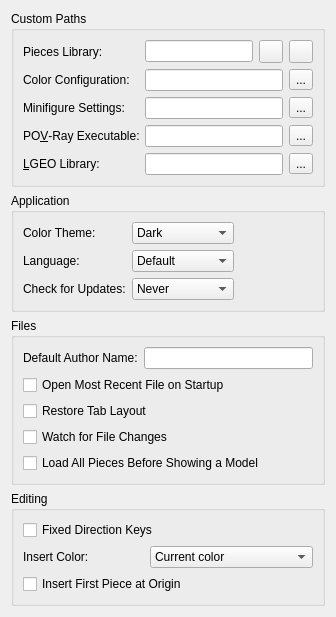
     <widget class="QWidget" name="tabGeneral">
      <property name="whatsThis">
       <string>&lt;p&gt;&lt;b&gt;General Preferences&lt;/b&gt;&lt;/p&gt;&lt;p&gt;Set application behavior and custom library, configuration, and renderer paths. Leave optional configuration paths empty to use the built-in settings.&lt;/p&gt;</string>
      </property>
      <attribute name="title">
       <string>General</string>
      </attribute>
      <layout class="QFormLayout" name="formLayout">
       <property name="fieldGrowthPolicy">
        <enum>QFormLayout::FieldGrowthPolicy::ExpandingFieldsGrow</enum>
       </property>
       <item row="0" column="0" colspan="2">
        <widget class="QGroupBox" name="CustomPathsGroup">
         <property name="title">
          <string>Custom Paths</string>
         </property>
         <layout class="QFormLayout" name="formLayout_2">
          <item row="0" column="0">
           <widget class="QLabel" name="label_5">
            <property name="toolTip">
             <string>Choose a piece-library folder or supported archive to load after restarting LeoCAD+.</string>
            </property>
            <property name="text">
             <string>Pieces Library:</string>
            </property>
            <property name="buddy">
             <cstring>partsLibrary</cstring>
            </property>
           </widget>
          </item>
          <item row="0" column="1">
           <layout class="QHBoxLayout" name="horizontalLayout_3">
            <item>
             <widget class="QLineEdit" name="partsLibrary">
              <property name="accessibleName">
               <string>Pieces Library</string>
              </property>
              <property name="toolTip">
               <string>Choose a piece-library folder or supported archive to load after restarting LeoCAD+.</string>
              </property>
             </widget>
            </item>
            <item>
             <widget class="QToolButton" name="partsLibraryBrowse">
              <property name="toolTip">
               <string>Choose a piece-library folder.</string>
              </property>
              <property name="icon">
               <iconset resource="../leocad.qrc">
                <normaloff>:/resources/file_open.png</normaloff>:/resources/file_open.png</iconset>
              </property>
             </widget>
            </item>
            <item>
             <widget class="QToolButton" name="partsArchiveBrowse">
              <property name="toolTip">
               <string>Choose a piece-library ZIP or BIN archive.</string>
              </property>
              <property name="icon">
               <iconset resource="../leocad.qrc">
                <normaloff>:/resources/archive.png</normaloff>:/resources/archive.png</iconset>
              </property>
             </widget>
            </item>
           </layout>
          </item>
          <item row="1" column="0">
           <widget class="QLabel" name="label_17">
            <property name="toolTip">
             <string>Choose a custom LDraw color configuration file, or leave empty to use the library colors.</string>
            </property>
            <property name="text">
             <string>Color Configuration:</string>
            </property>
            <property name="buddy">
             <cstring>ColorConfigEdit</cstring>
            </property>
           </widget>
          </item>
          <item row="1" column="1">
           <layout class="QHBoxLayout" name="ColorConfigLayout">
            <item>
             <widget class="QLineEdit" name="ColorConfigEdit">
              <property name="accessibleName">
               <string>Color Configuration</string>
              </property>
              <property name="toolTip">
               <string>Choose a custom LDraw color configuration file, or leave empty to use the library colors.</string>
              </property>
             </widget>
            </item>
            <item>
             <widget class="QToolButton" name="ColorConfigBrowseButton">
              <property name="toolTip">
               <string>Choose a custom LDraw color configuration file.</string>
              </property>
              <property name="text">
               <string>...</string>
              </property>
             </widget>
            </item>
           </layout>
          </item>
          <item row="2" column="0">
           <widget class="QLabel" name="label_18">
            <property name="toolTip">
             <string>Choose a custom minifigure settings file, or leave empty to use the built-in choices.</string>
            </property>
            <property name="text">
             <string>Minifigure Settings:</string>
            </property>
            <property name="buddy">
             <cstring>MinifigSettingsEdit</cstring>
            </property>
           </widget>
          </item>
          <item row="2" column="1">
           <layout class="QHBoxLayout" name="MinifigSettingsLayout">
            <item>
             <widget class="QLineEdit" name="MinifigSettingsEdit">
              <property name="accessibleName">
               <string>Minifig Settings</string>
              </property>
              <property name="toolTip">
               <string>Choose a custom minifigure settings file, or leave empty to use the built-in choices.</string>
              </property>
             </widget>
            </item>
            <item>
             <widget class="QToolButton" name="MinifigSettingsBrowseButton">
              <property name="toolTip">
               <string>Choose a minifigure settings INI file.</string>
              </property>
              <property name="text">
               <string>...</string>
              </property>
             </widget>
            </item>
           </layout>
          </item>
          <item row="3" column="0">
           <widget class="QLabel" name="povrayLabel">
            <property name="toolTip">
             <string>Set the POV-Ray executable used for rendering.</string>
            </property>
            <property name="text">
             <string>PO&amp;V-Ray Executable:</string>
            </property>
            <property name="buddy">
             <cstring>povrayExecutable</cstring>
            </property>
           </widget>
          </item>
          <item row="3" column="1">
           <layout class="QHBoxLayout" name="povrayLayout">
            <item>
             <widget class="QLineEdit" name="povrayExecutable">
              <property name="accessibleName">
               <string>POV-Ray Executable</string>
              </property>
              <property name="toolTip">
               <string>Set the POV-Ray executable used for rendering.</string>
              </property>
             </widget>
            </item>
            <item>
             <widget class="QToolButton" name="povrayExecutableBrowse">
              <property name="toolTip">
               <string>Locate the POV-Ray executable.</string>
              </property>
              <property name="text">
               <string>...</string>
              </property>
             </widget>
            </item>
           </layout>
          </item>
          <item row="4" column="0">
           <widget class="QLabel" name="label_9">
            <property name="toolTip">
             <string>Set the LGEO library folder used by POV-Ray exports.</string>
            </property>
            <property name="text">
             <string>&amp;LGEO Library:</string>
            </property>
            <property name="buddy">
             <cstring>lgeoPath</cstring>
            </property>
           </widget>
          </item>
          <item row="4" column="1">
           <layout class="QHBoxLayout" name="horizontalLayout_10">
            <item>
             <widget class="QLineEdit" name="lgeoPath">
              <property name="accessibleName">
               <string>LGEO Library</string>
              </property>
              <property name="toolTip">
               <string>Set the LGEO library folder used by POV-Ray exports.</string>
              </property>
             </widget>
            </item>
            <item>
             <widget class="QToolButton" name="lgeoPathBrowse">
              <property name="toolTip">
               <string>Choose the LGEO library folder.</string>
              </property>
              <property name="text">
               <string>...</string>
              </property>
             </widget>
            </item>
           </layout>
          </item>
         </layout>
        </widget>
       </item>
       <item row="1" column="0" colspan="2">
        <widget class="QGroupBox" name="ApplicationGroup">
         <property name="title">
          <string>Application</string>
         </property>
         <layout class="QGridLayout" name="gridLayout_4">
          <item row="1" column="0">
           <widget class="QLabel" name="label_19">
            <property name="toolTip">
             <string>Choose the interface language used after restarting LeoCAD+.</string>
            </property>
            <property name="text">
             <string>Language:</string>
            </property>
            <property name="buddy">
             <cstring>Language</cstring>
            </property>
           </widget>
          </item>
          <item row="1" column="1">
           <widget class="QComboBox" name="Language">
            <property name="accessibleName">
             <string>Language</string>
            </property>
            <property name="toolTip">
             <string>Choose the interface language used after restarting LeoCAD+.</string>
            </property>
            <item>
             <property name="text">
              <string>Default</string>
             </property>
            </item>
           </widget>
          </item>
          <item row="2" column="1">
           <widget class="QComboBox" name="checkForUpdates">
            <property name="accessibleName">
             <string>Check for Updates</string>
            </property>
            <property name="toolTip">
             <string>Choose how often to check automatically for application and piece-library updates.</string>
            </property>
            <item>
             <property name="text">
              <string>Never</string>
             </property>
            </item>
            <item>
             <property name="text">
              <string>Once a day</string>
             </property>
            </item>
            <item>
             <property name="text">
              <string>Once a week</string>
             </property>
            </item>
           </widget>
          </item>
          <item row="2" column="0">
           <widget class="QLabel" name="label_10">
            <property name="toolTip">
             <string>Choose how often to check automatically for application and piece-library updates.</string>
            </property>
            <property name="text">
             <string>Check for Updates:</string>
            </property>
            <property name="buddy">
             <cstring>checkForUpdates</cstring>
            </property>
           </widget>
          </item>
          <item row="1" column="2">
           <spacer name="horizontalSpacer_8">
            <property name="orientation">
             <enum>Qt::Orientation::Horizontal</enum>
            </property>
            <property name="sizeHint" stdset="0">
             <size>
              <width>40</width>
              <height>20</height>
             </size>
            </property>
           </spacer>
          </item>
          <item row="0" column="0">
           <widget class="QLabel" name="label_25">
            <property name="toolTip">
             <string>Choose the interface theme and optionally reset its colors.</string>
            </property>
            <property name="text">
             <string>Color Theme:</string>
            </property>
            <property name="buddy">
             <cstring>ColorTheme</cstring>
            </property>
           </widget>
          </item>
          <item row="0" column="1">
           <widget class="QComboBox" name="ColorTheme">
            <property name="accessibleName">
             <string>Color Theme</string>
            </property>
            <property name="toolTip">
             <string>Choose the interface theme and optionally reset its colors.</string>
            </property>
            <item>
             <property name="text">
              <string>Dark</string>
             </property>
            </item>
            <item>
             <property name="text">
              <string>System</string>
             </property>
            </item>
           </widget>
          </item>
         </layout>
        </widget>
       </item>
       <item row="2" column="0" colspan="2">
        <widget class="QGroupBox" name="FilesGroup">
         <property name="title">
          <string>Files</string>
         </property>
         <layout class="QGridLayout" name="FilesLayout">
          <item row="0" column="0">
           <widget class="QLabel" name="label_4">
            <property name="toolTip">
             <string>Set the author name used for new models.</string>
            </property>
            <property name="text">
             <string>Default Author Name:</string>
            </property>
            <property name="buddy">
             <cstring>authorName</cstring>
            </property>
           </widget>
          </item>
          <item row="0" column="1">
           <widget class="QLineEdit" name="authorName">
            <property name="accessibleName">
             <string>Default Author Name</string>
            </property>
            <property name="toolTip">
             <string>Set the author name used for new models.</string>
            </property>
           </widget>
          </item>
          <item row="1" column="0" colspan="2">
           <widget class="QCheckBox" name="autoLoadMostRecent">
            <property name="toolTip">
             <string>Open the most recently used file when LeoCAD+ starts.</string>
            </property>
            <property name="text">
             <string>Open Most Recent File on Startup</string>
            </property>
           </widget>
          </item>
          <item row="2" column="0" colspan="2">
           <widget class="QCheckBox" name="RestoreTabLayout">
            <property name="toolTip">
             <string>Restore saved model tabs and view layouts when opening a model.</string>
            </property>
            <property name="text">
             <string>Restore Tab Layout</string>
            </property>
           </widget>
          </item>
          <item row="3" column="0" colspan="2">
           <widget class="QCheckBox" name="WatchFileChanges">
            <property name="toolTip">
             <string>Ask to reload the model when its file is changed by another application. Use File &gt; Reload to reload it manually.</string>
            </property>
            <property name="text">
             <string>Watch for File Changes</string>
            </property>
           </widget>
          </item>
          <item row="4" column="0" colspan="2">
           <widget class="QCheckBox" name="LoadPiecesBeforeShowing">
            <property name="toolTip">
             <string>Wait until every piece of a model is loaded before showing it, instead of showing pieces as they load.</string>
            </property>
            <property name="text">
             <string>Load All Pieces Before Showing a Model</string>
            </property>
           </widget>
          </item>
         </layout>
        </widget>
       </item>
       <item row="3" column="0" colspan="2">
        <widget class="QGroupBox" name="EditingGroup">
         <property name="title">
          <string>Editing</string>
         </property>
         <layout class="QGridLayout" name="EditingLayout">
          <item row="0" column="0" colspan="2">
           <widget class="QCheckBox" name="fixedDirectionKeys">
            <property name="toolTip">
             <string>Move pieces along fixed model axes instead of view-relative directions.</string>
            </property>
            <property name="text">
             <string>Fixed Direction Keys</string>
            </property>
           </widget>
          </item>
          <item row="1" column="0">
           <widget class="QLabel" name="InsertColorModeLabel">
            <property name="toolTip">
             <string>Choose the color given to newly inserted pieces: the current color, the color of the selected piece, or the color of the last inserted piece.</string>
            </property>
            <property name="text">
             <string>Insert Color:</string>
            </property>
            <property name="buddy">
             <cstring>InsertColorMode</cstring>
            </property>
           </widget>
          </item>
          <item row="1" column="1">
           <widget class="QComboBox" name="InsertColorMode">
            <property name="accessibleName">
             <string>Insert Color</string>
            </property>
            <property name="toolTip">
             <string>Choose the color given to newly inserted pieces: the current color, the color of the selected piece, or the color of the last inserted piece.</string>
            </property>
            <item>
             <property name="text">
              <string>Current color</string>
             </property>
            </item>
            <item>
             <property name="text">
              <string>Selected piece color</string>
             </property>
            </item>
            <item>
             <property name="text">
              <string>Last inserted piece color</string>
             </property>
            </item>
           </widget>
          </item>
          <item row="2" column="0" colspan="2">
           <widget class="QCheckBox" name="FirstPieceAtOrigin">
            <property name="toolTip">
             <string>Place the first piece of an empty model at 0, 0, 0 instead of where it is dropped.</string>
            </property>
            <property name="text">
             <string>Insert First Piece at Origin</string>
            </property>
           </widget>
          </item>
         </layout>
        </widget>
       </item>
      </layout>
     </widget>
